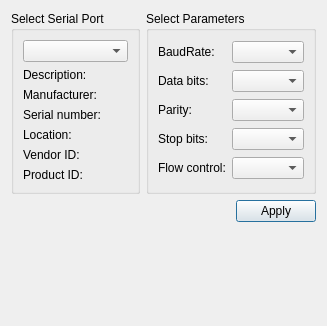
<?xml version="1.0" encoding="UTF-8"?>
<ui version="4.0">
 <class>SettingsDialog</class>
 <widget class="QDialog" name="SettingsDialog">
  <property name="geometry">
   <rect>
    <x>0</x>
    <y>0</y>
    <width>327</width>
    <height>326</height>
   </rect>
  </property>
  <property name="windowTitle">
   <string>Settings</string>
  </property>
  <layout class="QGridLayout" name="gridLayout_3">
   <item row="0" column="0">
    <widget class="QGroupBox" name="selectBox">
     <property name="title">
      <string>Select Serial Port</string>
     </property>
     <layout class="QGridLayout" name="gridLayout">
      <item row="0" column="0">
       <widget class="QComboBox" name="serialPortInfoListBox"/>
      </item>
      <item row="1" column="0">
       <widget class="QLabel" name="descriptionLabel">
        <property name="text">
         <string>Description:</string>
        </property>
       </widget>
      </item>
      <item row="2" column="0">
       <widget class="QLabel" name="manufacturerLabel">
        <property name="text">
         <string>Manufacturer:</string>
        </property>
       </widget>
      </item>
      <item row="3" column="0">
       <widget class="QLabel" name="serialNumberLabel">
        <property name="text">
         <string>Serial number:</string>
        </property>
       </widget>
      </item>
      <item row="4" column="0">
       <widget class="QLabel" name="locationLabel">
        <property name="text">
         <string>Location:</string>
        </property>
       </widget>
      </item>
      <item row="5" column="0">
       <widget class="QLabel" name="vidLabel">
        <property name="text">
         <string>Vendor ID:</string>
        </property>
       </widget>
      </item>
      <item row="6" column="0">
       <widget class="QLabel" name="pidLabel">
        <property name="text">
         <string>Product ID:</string>
        </property>
       </widget>
      </item>
     </layout>
    </widget>
   </item>
   <item row="0" column="1">
    <widget class="QGroupBox" name="parametersBox">
     <property name="title">
      <string>Select Parameters</string>
     </property>
     <layout class="QGridLayout" name="gridLayout_2">
      <item row="0" column="0">
       <widget class="QLabel" name="baudRateLabel">
        <property name="text">
         <string>BaudRate:</string>
        </property>
       </widget>
      </item>
      <item row="0" column="1">
       <widget class="QComboBox" name="baudRateBox"/>
      </item>
      <item row="1" column="0">
       <widget class="QLabel" name="dataBitsLabel">
        <property name="text">
         <string>Data bits:</string>
        </property>
       </widget>
      </item>
      <item row="1" column="1">
       <widget class="QComboBox" name="dataBitsBox"/>
      </item>
      <item row="2" column="0">
       <widget class="QLabel" name="parityLabel">
        <property name="text">
         <string>Parity:</string>
        </property>
       </widget>
      </item>
      <item row="2" column="1">
       <widget class="QComboBox" name="parityBox"/>
      </item>
      <item row="3" column="0">
       <widget class="QLabel" name="stopBitsLabel">
        <property name="text">
         <string>Stop bits:</string>
        </property>
       </widget>
      </item>
      <item row="3" column="1">
       <widget class="QComboBox" name="stopBitsBox"/>
      </item>
      <item row="4" column="0">
       <widget class="QLabel" name="flowControlLabel">
        <property name="text">
         <string>Flow control:</string>
        </property>
       </widget>
      </item>
      <item row="4" column="1">
       <widget class="QComboBox" name="flowControlBox"/>
      </item>
     </layout>
    </widget>
   </item>
   <item row="1" column="0" colspan="2">
    <layout class="QHBoxLayout" name="horizontalLayout">
     <item>
      <spacer name="horizontalSpacer">
       <property name="orientation">
        <enum>Qt::Horizontal</enum>
       </property>
       <property name="sizeHint" stdset="0">
        <size>
         <width>96</width>
         <height>20</height>
        </size>
       </property>
      </spacer>
     </item>
     <item>
      <widget class="QPushButton" name="applyButton">
       <property name="text">
        <string>Apply</string>
       </property>
      </widget>
     </item>
    </layout>
   </item>
   <item row="2" column="0">
    <spacer name="verticalSpacer">
     <property name="orientation">
      <enum>Qt::Vertical</enum>
     </property>
     <property name="sizeHint" stdset="0">
      <size>
       <width>20</width>
       <height>57</height>
      </size>
     </property>
    </spacer>
   </item>
  </layout>
 </widget>
 <resources/>
 <connections/>
</ui>
